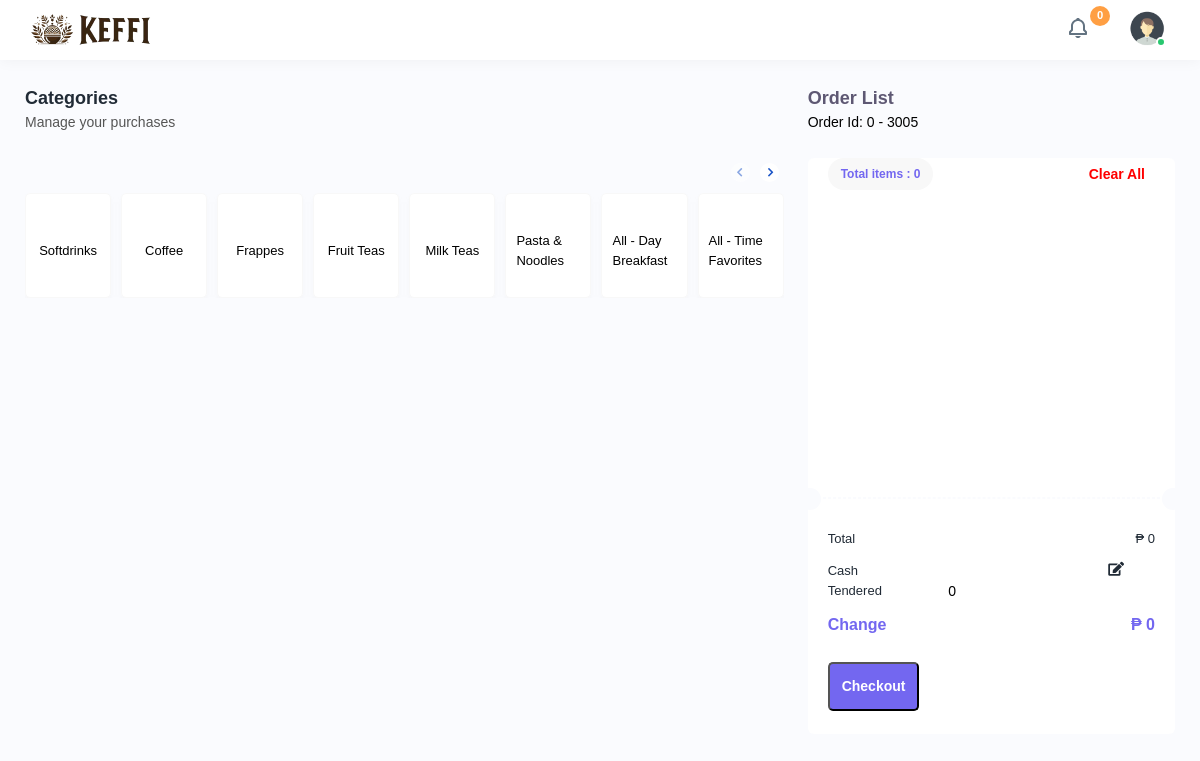
Page /sales/pos.php (signed in) on the committed database.
### tables this page shows
CREATE TABLE `category` (
  `id` int(11) NOT NULL,
  `category_name` varchar(255) NOT NULL
);

### sales/pos.php (the view, shortened to what this page needs)
<?php require "../includes/header.php"; ?>
<?php require "../config/connection.php"; ?>
<?php
$sub_total = 0;
$exchangeValue = 0;
$search = $connection->query("SELECT * FROM category");
$search->execute();
$category_list = $search->fetchAll(PDO::FETCH_OBJ);
$order_id = isset($_SESSION['o_id']) ? $_SESSION['o_id'] : '';
$pending_count = $connection->prepare("SELECT COUNT(*) FROM pending_orders WHERE o_id = :order_id");
$pending_count->bindParam(':order_id', $order_id, PDO::PARAM_INT);
$pending_count->execute();
$total_count_pending = $pending_count->fetchColumn();
$retrieving_data = $connection->query("SELECT COUNT(*)
FROM (
    SELECT o_id
    FROM pending_order_kiosk
    GROUP BY o_id
) AS groups");
$retrieving_data->execute();
$kiosk_total_orders = $retrieving_data->fetchColumn();
?>
<body>
    <div class="main-wrappers">
        <div class="header">
            <div class="header-left border-0 ">
                <a href="../admin_index.php" class="logo">
                    <img src="<?php echo FILEPATH; ?>/assets/img/logo.png" alt="">
                </a>
            </div>
            <ul class="nav user-menu">
            <li class="nav-item dropdown">
                    <a href="javascript:void(0);" class="dropdown-toggle nav-link" data-bs-toggle="dropdown">
                        <img src="<?php echo FILEPATH; ?>/assets/img/icons/notification-bing.svg" alt="img"> <span class="badge rounded-pill"><?php echo $kiosk_total_orders;?></span>
                    </a>
                </li>
                <li class="nav-item dropdown has-arrow main-drop">
                    <a href="javascript:void(0);" class="dropdown-toggle nav-link userset" data-bs-toggle="dropdown">
                        <span class="user-img"><img src="<?php echo FILEPATH; ?>/assets/img/profiles/avator1.jpg" alt="">
                            <span class="status online"></span></span>
                    </a>
                </li>
            </ul>
        </div>
        <div class="page-wrapper ms-0">
            <div class="content">
                <div class="row">
                    <div class="col-lg-8 col-sm-12 tabs_wrapper">
                        <div class="page-header ">
                            <div class="page-title">
                                <h4>Categories</h4>
                                <h6>Manage your purchases</h6>
                            </div>
                        </div>
                        <ul class="tabs owl-carousel owl-theme owl-product border-0">
                            <?php foreach ($category_list as $category) : ?>
                                <li id="<?php echo $category->id; ?>">
                                    <a class="product-details">
                                        <h6><?php echo $category->category_name; ?></h6>
                                    </a>
                                </li>
                            <?php endforeach; ?>
                        </ul>
                    </div>
                    <div class="col-lg-4 col-sm-12 ">
                        <div class="order-list">
                            <div class="orderid">
                                <h4>Order List</h4>
                                <h5>Order Id: <?php echo isset($_SESSION['o_id']) ? $_SESSION['o_id'] : 'N/A'; ?> -  <?php echo isset($_SESSION['default_id']) ? $_SESSION['default_id'] : 'N/A'; ?></h5>
                            </div>
                        </div>
                        <div class="card card-order">
                            <div class="card-body pt-0">
                                <div class="totalitem">
                                    <h4>Total items : <?php echo $total_count_pending ?></h4>
                                    <form action="<?php echo FILEPATH; ?>/process/pos_crud/pending_order_Delete.php" method="post">
                                        <button type="submit" name="clear-all" style="background-color: transparent; border: none; padding: 5px 10px; color: red; font-weight: bold;">Clear All</button>
                                    </form>
                                </div>
                                <div class="product-table">
                                    <?php
                                    if (empty($sub_total) && empty($exchangeValue)) {
                                        $sub_total = 0;
                                        $exchangeValue = 0;
                                        $nega_total = $exchangeValue - $sub_total;
                                    } else {
                                        $nega_total = $exchangeValue - $sub_total;
                                    }
                                    ?>
                                </div>
                            </div>
                            <div class="split-card">
                            </div>
                            <div class="card-body pt-0 pb-2">
                                <div class="setvalue">
                                    <ul>
                                        <li>
                                            <h5>Total </h5>
                                            <h6>₱ <?php echo $sub_total; ?></h6>
                                        </li>
                                        <li>
                                            <h5>Cash Tendered </h5>
                                            <form id="exchangeForm" action="pos.php" method="post">
                                                <i id="editIcon" style="margin-left:200px;" onclick="toggleExchangeAmount()" class="fas fa-edit"></i>
                                                <input id="exchangeInput" style="width: 50px; text-align:right; border: none;" type="text" name="exchange" value="<?php echo $exchangeValue; ?>" class="quantity-field" readonly>
                                            </form>
                                        </li>
                                        <li class="total-value">
                                            <h5>Change </h5>
                                            <h6>₱ <?php echo $nega_total; ?></h6>
                                        </li>
                                    </ul>
                                </div>
                                <form action="<?php echo FILEPATH; ?>/process/pos_crud/checkout.php" method="post">
                                    <button type="submit" class="btn-totallabel" class="btn btn-submit me-2" id="position-top-end" name="checkout-button">
                                        <h5>Checkout</h5>
                                    </button>
                                </form>
                            </div>
                        </div>
                    </div>
                </div>
            </div>
        </div>
    </div>
</body>
</html>

### rows in the picture
category: category_name "Softdrinks"
category: category_name "Coffee"
category: category_name "Frappes"
category: category_name "Fruit Teas"
category: category_name "Milk Teas"
category: category_name "Pasta & Noodles"
category: category_name "All - Day Breakfast"
category: category_name "All - Time Favorites"

### other values in the picture
$kiosk_total_orders "0"
$_SESSION['o_id'] "0"
$_SESSION['default_id'] "3005"
$total_count_pending "0"
$sub_total "0"
$nega_total "0"
